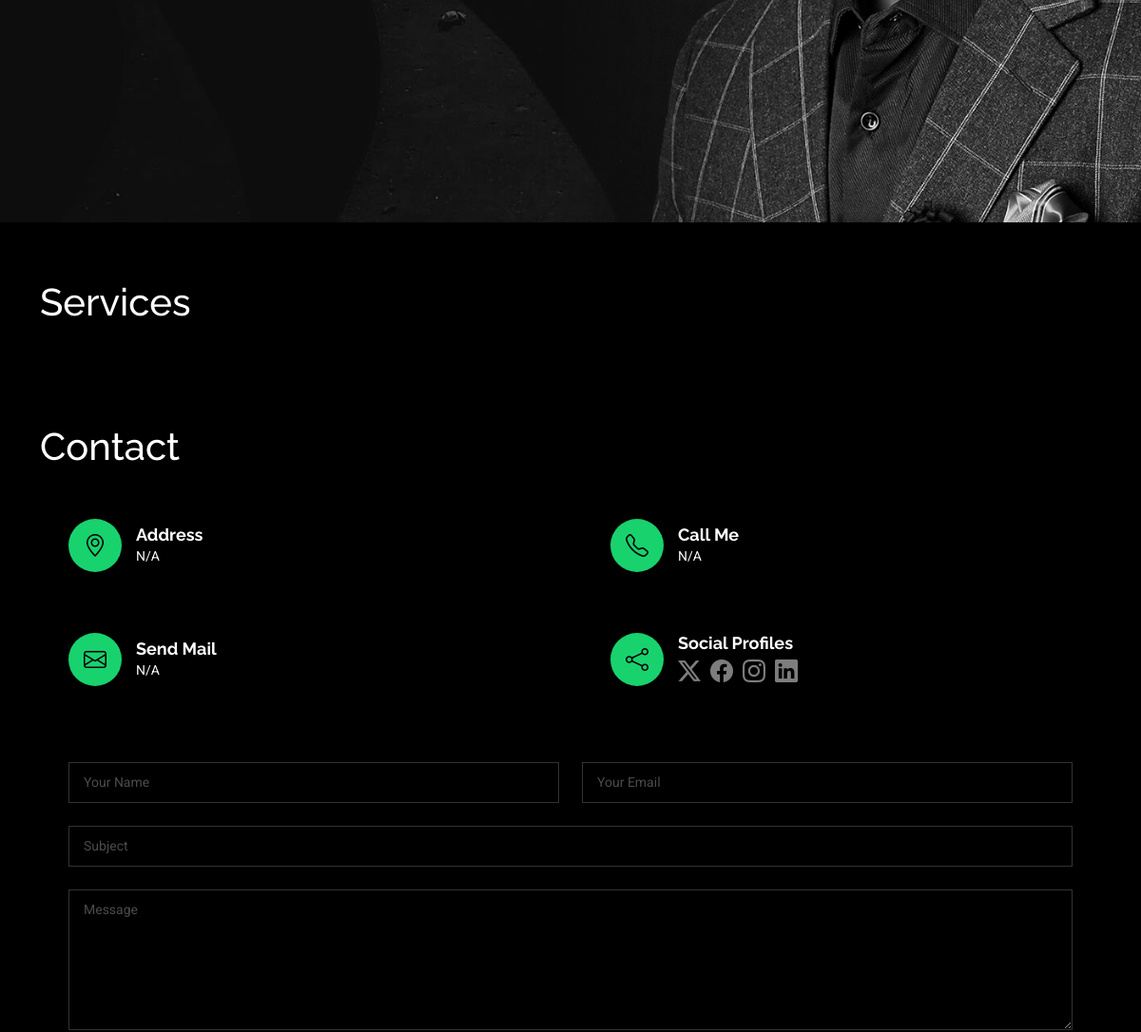
Before: / (middle part) with the older database file.
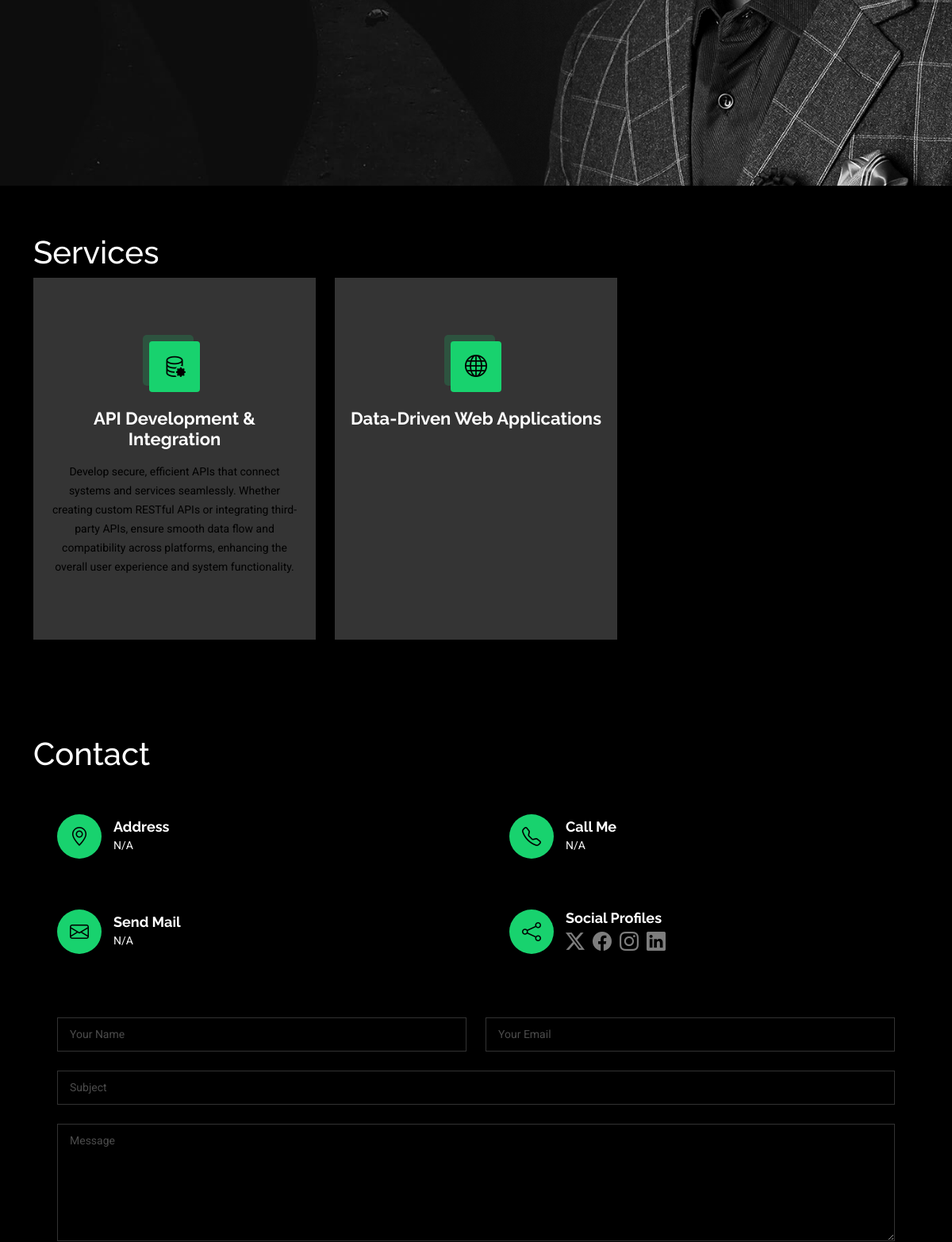
After: the same page with the newer database file.
### application/models.py (models this page shows, shortened)
class Service(models.Model):
    icon = models.CharField(max_length=60)
    title = models.CharField(max_length=60)
    image = models.ImageField(upload_to='service-images/', blank=True, null=True)
    description = RichTextField(blank=True, null=True)
    body = RichTextField(blank=True, null=True)

### application/views.py (the view)
# urls.py: path('', views.index, name="index"),
def index(request):
    services = Service.objects.all()
    general_records = GeneralInfo.objects.first()
    context = {
        "brand_name": getattr(general_records, "brand_name", "Default Brand"),
        "username": getattr(general_records, "name", "Default Name"),
        "phone": getattr(general_records, "phone", "N/A"),
        "email": getattr(general_records, "email", "N/A"),
        "address": getattr(general_records, "address", "N/A"),
        "description": getattr(general_records, "description", "N/A"),
        "title1": getattr(general_records, "title_one", "N/A"),
        "title2": getattr(general_records, "title_two", "N/A"),
        "title3": getattr(general_records, "title_three", "N/A"),
        "title4": getattr(general_records, "title_four", "N/A"),
        "x_url": getattr(general_records, "x_url", "#"),
        "f_url": getattr(general_records, "f_url", "#"),
        "ig_url": getattr(general_records, "ig_url", "#"),
        "linkedin_url": getattr(general_records, "linkedin_url", "#"),
        "github_url": getattr(general_records, "github_url", "#"),
        "about_title": getattr(general_records, "about_title", "About Me"),
        "degree": getattr(general_records, "degree", "N/A"),
        "job_type": getattr(general_records, "job_type", "N/A"),
        "location": getattr(general_records, "location", "N/A"),
        "bio": getattr(general_records, "bio", "N/A"),
    }
    context["services"] = services
    return render(request, "pages/index.html", context)

### templates/pages/index.html (shortened to what this page needs)
{% extends "const/base.html" %}
{% load static %}
{% block content %}
  <section id="hero" class="hero section dark-background">
    <img src="{% static 'assets/img/herobg.jpg' %}" alt="" data-aos="fade-in">
  </section>
  <section id="services" class="services section">
    <div class="container">
      <h1>Services</h1>
      <div class="row gy-4">
        {% for service in services %}
        <div class="col-lg-4 col-md-6" data-aos="fade-up" data-aos-delay="200">
          <div class="service-item position-relative">
            <div class="icon">
              <i class="{{service.icon}}"></i>
            </div>
            <a href="{% url 'service_details' service_id=service.id %}" class="stretched-link">
              <h3>{{service.title}}</h3>
            </a>
            <p>{{service.description|safe}}</p>
          </div>
        </div>
        {% endfor %}
      </div>
    </div>
  </section>
  <section id="contact" class="contact section">
    <div class="container" data-aos="fade-up" data-aos-delay="100">
      <div class="row gy-4">
        <h1>Contact</h1>
        <div class="col-md-6">
          <div class="info-item d-flex align-items-center" data-aos="fade-up" data-aos-delay="200">
            <i class="icon bi bi-geo-alt flex-shrink-0"></i>
            <div>
              <h3>Address</h3>
              <p>{{address}}</p>
            </div>
          </div>
        </div>
        <div class="col-md-6">
          <div class="info-item d-flex align-items-center" data-aos="fade-up" data-aos-delay="300">
            <i class="icon bi bi-telephone flex-shrink-0"></i>
            <div>
              <h3>Call Me</h3>
              <p>{{phone}}</p>
            </div>
          </div>
        </div>
        <div class="col-md-6">
          <div class="info-item d-flex align-items-center" data-aos="fade-up" data-aos-delay="400">
            <i class="icon bi bi-envelope flex-shrink-0"></i>
            <div>
              <h3>Send Mail</h3>
              <p>{{email}}</p>
            </div>
          </div>
        </div>
        <div class="col-md-6">
          <div class="info-item d-flex align-items-center" data-aos="fade-up" data-aos-delay="500">
            <i class="icon bi bi-share flex-shrink-0"></i>
            <div>
              <h3>Social Profiles</h3>
              <div class="social-links">
                <a href="{{x_url}}" target='blank'><i class="bi bi-twitter-x"></i></a>
                <a href="{{f_url}}" target='blank'><i class="bi bi-facebook"></i></a>
                <a href="{{ig_url}}" target="blank"><i class="bi bi-instagram"></i></a>
                <a href="{{linkedin_url}}" target='blank'><i class="bi bi-linkedin"></i></a>
              </div>
            </div>
          </div>
        </div>
      </div>
      <form action="{% url 'contact' %}" method="post" class="php-email-form" data-aos="fade-up" data-aos-delay="600">
        <div class="row gy-4">
          <div class="col-md-6">
            <input type="text" name="name" class="form-control" placeholder="Your Name" required="">
          </div>
          <div class="col-md-6 ">
            <input type="email" class="form-control" name="email" placeholder="Your Email" required="">
          </div>
          <div class="col-md-12">
            <input type="text" class="form-control" name="subject" placeholder="Subject" required="">
          </div>
          <div class="col-md-12">
            <textarea class="form-control" name="message" rows="6" placeholder="Message" required=""></textarea>
          </div>
        </div>
      </form>
    </div>
  </section>
  {% endblock %}

### templates/const/base.html (shortened to what this page needs)
<!DOCTYPE html>
{% load static %}
<html lang="en">
  <head>
    <link
      href="{% static 'assets/vendor/bootstrap/css/bootstrap.min.css' %}"
      rel="stylesheet"
    />
    <link
      href="{% static 'assets/vendor/bootstrap-icons/bootstrap-icons.css' %}"
      rel="stylesheet"
    />
    <link href="{% static 'assets/vendor/aos/aos.css' %}" rel="stylesheet" />
    <link
      href="{% static 'assets/vendor/swiper/swiper-bundle.min.css' %}"
      rel="stylesheet"
    />
    <link
      href="{% static 'assets/vendor/glightbox/css/glightbox.min.css' %}"
      rel="stylesheet"
    />
    <link href="{% static 'assets/style.css' %}" rel="stylesheet" />
    <link href="{% static 'assets/reform.css' %}" rel="stylesheet" />
  </head>
  <body class="index-page">
    <main class="main">
      {% block content %}
      {% endblock %}
    </main>
  </body>
</html>

### templates/const/header.html (shortened to what this page needs)
{% load static %}

### static/assets/reform.css (style rules this page uses)
:root { --default-font: "Roboto", system-ui, -apple-system, "Segoe UI", Roboto, "Helvetica Neue", Arial, "Noto Sans", "Liberation Sans", sans-serif, "Apple Color Emoji", "Segoe UI Emoji", "Segoe UI Symbol", "Noto Color Emoji"; --heading-font: "Raleway", sans-serif; --nav-font: "Poppins", sans-serif; }
:root { --background-color: #000000; --default-color: #fafafa; --heading-color: #ffffff; --accent-color: #18d26e; --surface-color: #1a1a1a; --contrast-color: #000000; }
:root { --nav-color: #fafafa; --nav-hover-color: #18d26e; --nav-mobile-background-color: #1a1a1a; --nav-dropdown-background-color: #1a1a1a; --nav-dropdown-color: #fafafa; --nav-dropdown-hover-color: #18d26e; }
.dark-background { --background-color: rgba(15, 15, 15, 0.975); --default-color: #ffffff; --heading-color: #ffffff; --surface-color: #292929f9; --contrast-color: #000000; }
:root { scroll-behavior: smooth; }
body { color: var(--default-color); background-color: var(--background-color); font-family: var(--default-font); }
a { color: var(--accent-color); text-decoration: none; transition: 0.3s; }
h1, h2, h3, h4, h5, h6 { color: var(--heading-color); font-family: var(--heading-font); }
section, .section { color: var(--default-color); background-color: var(--background-color); padding: 60px 0; scroll-margin-top: 100px; overflow: clip; }
.hero { width: 100%; min-height: 100vh; position: relative; padding: 80px 0; display: flex; align-items: center; justify-content: center; }
.hero img { position: absolute; inset: 0; display: block; width: 100%; height: 100%; object-fit: cover; z-index: 1; }
.services .service-item { background-color: #343434; text-align: center; padding: 80px 20px; transition: all ease-in-out 0.3s; height: 100%; }
.services .service-item .icon { margin: 0 auto; width: 64px; height: 64px; background: #18d26e; border-radius: 4px; display: flex; align-items: center; justify-content: center; margin-bottom: 20px; transition: 0.3s; transform-style: preserve-3d; }
.services .service-item .icon i { color: var(--contrast-color); font-size: 28px; transition: ease-in-out 0.3s; }
.services .service-item .icon::before { position: absolute; content: ""; left: -8px; top: -8px; height: 100%; width: 100%; background: color-mix(in srgb, var(--accent-color), transparent 80%); border-radius: 5px; transition: all 0.3s ease-out 0s; transform: translateZ(-1px); }
.services .service-item h3 { font-weight: 700; margin: 10px 0 15px 0; font-size: 22px; }
.services .service-item p { line-height: 24px; font-size: 14px; margin-bottom: 0; }
.contact .info-item { box-shadow: 0px 0px 20px rgba(0, 0, 0, 0.1); padding: 20px 30px; }
.contact .info-item .icon { color: var(--contrast-color); background-color: var(--accent-color); width: 56px; height: 56px; font-size: 24px; display: flex; justify-content: center; align-items: center; transition: all 0.3s ease-in-out; border-radius: 50%; margin-right: 15px; }
.contact .info-item h3 { font-size: 18px; font-weight: 700; margin: 0 0 2px 0; }
.contact .info-item p { padding: 0; margin-bottom: 0; font-size: 14px; }
.contact .info-item .social-links a { font-size: 24px; display: inline-block; line-height: 1; margin: 4px 6px 0 0; transition: 0.3s; color: color-mix(in srgb, var(--default-color), transparent 50%); }
.contact .php-email-form { box-shadow: 0px 0px 20px rgba(0, 0, 0, 0.1); padding: 30px; margin-top: 30px; }
.contact .php-email-form input[type=text], .contact .php-email-form input[type=email], .contact .php-email-form textarea { color: var(--default-color); background-color: color-mix(in srgb, var(--background-color), transparent 50%); border-color: color-mix(in srgb, var(--default-color), transparent 80%); font-size: 14px; padding: 10px 15px; box-shadow: none; border-radius: 0; }
.contact .php-email-form input[type=text]::placeholder, .contact .php-email-form input[type=email]::placeholder, .contact .php-email-form textarea::placeholder { color: color-mix(in srgb, var(--default-color), transparent 70%); }

Changed rows visible on the page:
added Service: title "API Development & Integration", description "Develop secure, efficient APIs that connect systems and services seamlessly. Whether creating custom RESTful APIs or integrating third-party APIs, ensure smooth data flow and compatibility across platforms, enhancing the overall user experience and system functionality."
added Service: title "Data-Driven Web Applications"
